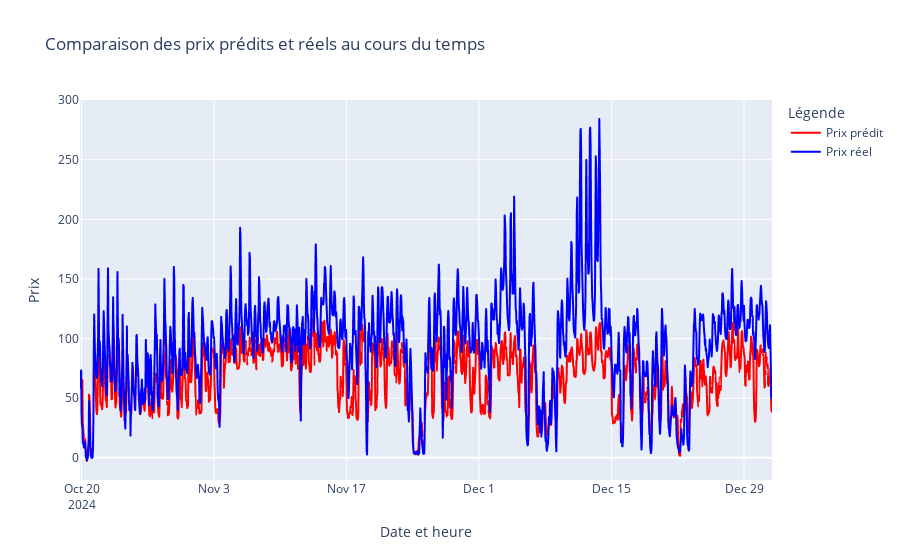

The notebook cell saved with this chart:
### Code cell
# Random Forests
eval_model(model_rf,X_train_scaled[important_features],X_test_scaled[important_features])

### Figure 1 — Plotly figure (JSON) as saved in the notebook; plotly's stock layout.template omitted (floating-point values rounded to 4 significant figures; data arrays with more than 128 entries replaced by an {"elided": "..."} marker saying what was removed)
{"data": [{"hovertemplate": "Type=Prix prédit<br>Datetime=%{x}<br>Prix=%{y}<extra></extra>", "legendgroup": "Prix prédit", "line": {"color": "red", "dash": "solid"}, "marker": {"symbol": "circle"}, "mode": "lines", "name": "Prix prédit", "showlegend": true, "type": "scattergl", "x": {"elided": "1757 str values"}, "xaxis": "x", "y": {"elided": "1757 float values"}, "yaxis": "y"}, {"hovertemplate": "Type=Prix réel<br>Datetime=%{x}<br>Prix=%{y}<extra></extra>", "legendgroup": "Prix réel", "line": {"color": "blue", "dash": "solid"}, "marker": {"symbol": "circle"}, "mode": "lines", "name": "Prix réel", "showlegend": true, "type": "scattergl", "x": {"elided": "1757 str values"}, "xaxis": "x", "y": {"elided": "1757 float values"}, "yaxis": "y"}], "layout": {"hovermode": "x unified", "legend": {"title": {"text": "Légende"}, "tracegroupgap": 0}, "title": {"text": "Comparaison des prix prédits et réels au cours du temps"}, "xaxis": {"anchor": "y", "domain": [0, 1], "title": {"text": "Date et heure"}}, "yaxis": {"anchor": "x", "domain": [0, 1], "title": {"text": "Prix"}}}}
